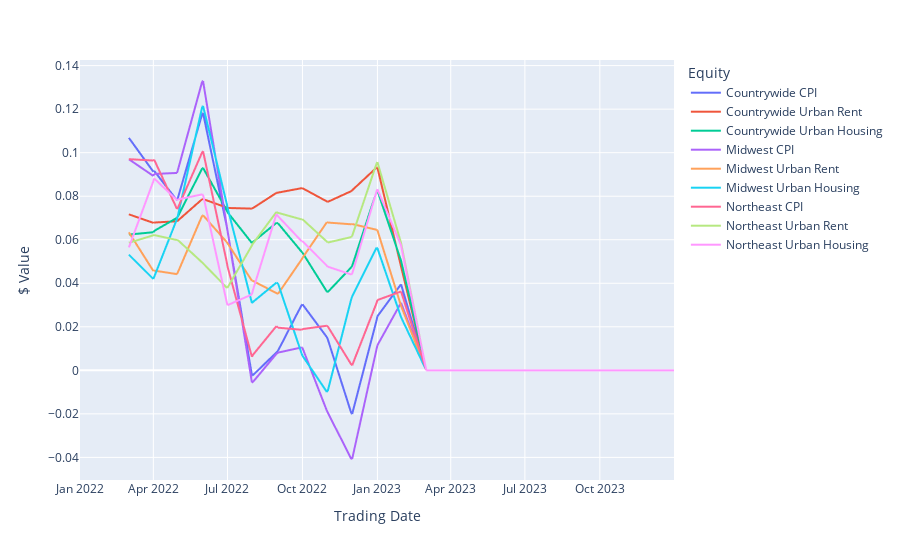

The cell this chart's notebook holds for it:
### Code cell
exploring_inflation.compare_regions(['Countrywide','Midwest','Northeast'],2022,2023,type='Derived')

### Figure 1 — Plotly figure (JSON) as saved in the notebook; plotly's stock layout.template omitted (floating-point values rounded to 4 significant figures; data arrays with more than 128 entries replaced by an {"elided": "..."} marker saying what was removed)
{"data": [{"hovertemplate": "Equity=Countrywide CPI<br>Trading Date=%{x}<br>$ Value=%{y}<extra></extra>", "legendgroup": "Countrywide CPI", "line": {"color": "#636efa", "dash": "solid"}, "marker": {"symbol": "circle"}, "mode": "lines", "name": "Countrywide CPI", "showlegend": true, "type": "scattergl", "x": {"elided": "730 str values"}, "xaxis": "x", "y": {"elided": "730 float values"}, "yaxis": "y"}, {"hovertemplate": "Equity=Countrywide Urban Rent<br>Trading Date=%{x}<br>$ Value=%{y}<extra></extra>", "legendgroup": "Countrywide Urban Rent", "line": {"color": "#EF553B", "dash": "solid"}, "marker": {"symbol": "circle"}, "mode": "lines", "name": "Countrywide Urban Rent", "showlegend": true, "type": "scattergl", "x": {"elided": "730 str values"}, "xaxis": "x", "y": {"elided": "730 float values"}, "yaxis": "y"}, {"hovertemplate": "Equity=Countrywide Urban Housing<br>Trading Date=%{x}<br>$ Value=%{y}<extra></extra>", "legendgroup": "Countrywide Urban Housing", "line": {"color": "#00cc96", "dash": "solid"}, "marker": {"symbol": "circle"}, "mode": "lines", "name": "Countrywide Urban Housing", "showlegend": true, "type": "scattergl", "x": {"elided": "730 str values"}, "xaxis": "x", "y": {"elided": "730 float values"}, "yaxis": "y"}, {"hovertemplate": "Equity=Midwest CPI<br>Trading Date=%{x}<br>$ Value=%{y}<extra></extra>", "legendgroup": "Midwest CPI", "line": {"color": "#ab63fa", "dash": "solid"}, "marker": {"symbol": "circle"}, "mode": "lines", "name": "Midwest CPI", "showlegend": true, "type": "scattergl", "x": {"elided": "730 str values"}, "xaxis": "x", "y": {"elided": "730 float values"}, "yaxis": "y"}, {"hovertemplate": "Equity=Midwest Urban Rent<br>Trading Date=%{x}<br>$ Value=%{y}<extra></extra>", "legendgroup": "Midwest Urban Rent", "line": {"color": "#FFA15A", "dash": "solid"}, "marker": {"symbol": "circle"}, "mode": "lines", "name": "Midwest Urban Rent", "showlegend": true, "type": "scattergl", "x": {"elided": "730 str values"}, "xaxis": "x", "y": {"elided": "730 float values"}, "yaxis": "y"}, {"hovertemplate": "Equity=Midwest Urban Housing<br>Trading Date=%{x}<br>$ Value=%{y}<extra></extra>", "legendgroup": "Midwest Urban Housing", "line": {"color": "#19d3f3", "dash": "solid"}, "marker": {"symbol": "circle"}, "mode": "lines", "name": "Midwest Urban Housing", "showlegend": true, "type": "scattergl", "x": {"elided": "730 str values"}, "xaxis": "x", "y": {"elided": "730 float values"}, "yaxis": "y"}, {"hovertemplate": "Equity=Northeast CPI<br>Trading Date=%{x}<br>$ Value=%{y}<extra></extra>", "legendgroup": "Northeast CPI", "line": {"color": "#FF6692", "dash": "solid"}, "marker": {"symbol": "circle"}, "mode": "lines", "name": "Northeast CPI", "showlegend": true, "type": "scattergl", "x": {"elided": "730 str values"}, "xaxis": "x", "y": {"elided": "730 float values"}, "yaxis": "y"}, {"hovertemplate": "Equity=Northeast Urban Rent<br>Trading Date=%{x}<br>$ Value=%{y}<extra></extra>", "legendgroup": "Northeast Urban Rent", "line": {"color": "#B6E880", "dash": "solid"}, "marker": {"symbol": "circle"}, "mode": "lines", "name": "Northeast Urban Rent", "showlegend": true, "type": "scattergl", "x": {"elided": "730 str values"}, "xaxis": "x", "y": {"elided": "730 float values"}, "yaxis": "y"}, {"hovertemplate": "Equity=Northeast Urban Housing<br>Trading Date=%{x}<br>$ Value=%{y}<extra></extra>", "legendgroup": "Northeast Urban Housing", "line": {"color": "#FF97FF", "dash": "solid"}, "marker": {"symbol": "circle"}, "mode": "lines", "name": "Northeast Urban Housing", "showlegend": true, "type": "scattergl", "x": {"elided": "730 str values"}, "xaxis": "x", "y": {"elided": "730 float values"}, "yaxis": "y"}], "layout": {"legend": {"title": {"text": "Equity"}, "tracegroupgap": 0}, "margin": {"t": 60}, "xaxis": {"anchor": "y", "domain": [0, 1], "title": {"text": "Trading Date"}}, "yaxis": {"anchor": "x", "domain": [0, 1], "title": {"text": "$ Value"}}}}
